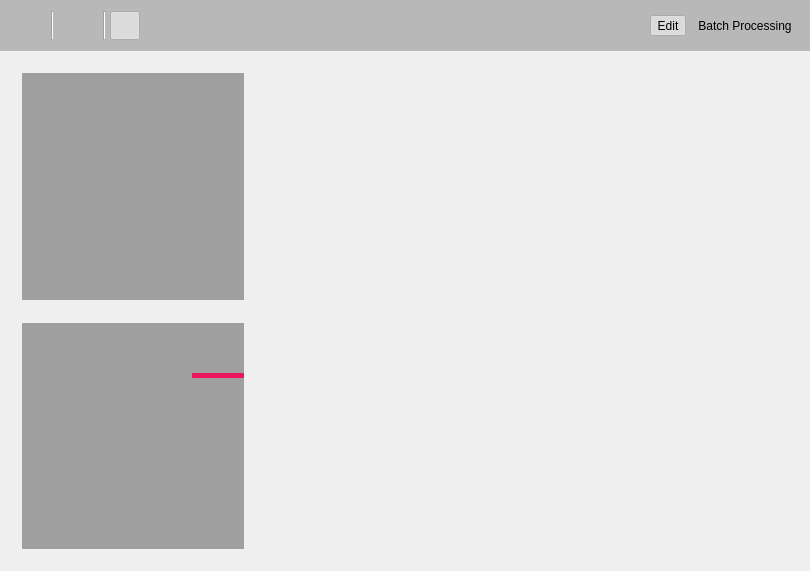
<?xml version="1.0" encoding="UTF-8"?>
<ui version="4.0">
 <class>MainWindow</class>
 <widget class="QWidget" name="MainWindow">
  <property name="geometry">
   <rect>
    <x>0</x>
    <y>0</y>
    <width>810</width>
    <height>571</height>
   </rect>
  </property>
  <property name="minimumSize">
   <size>
    <width>800</width>
    <height>500</height>
   </size>
  </property>
  <property name="styleSheet">
   <string notr="true">#mMainContainerTop
{
	background-color:palette(mid);
}

#mViewEditImagePreviewInput, #mViewEditImagePreviewOutput
{
    background: palette(dark);
}

#mViewEditProgressBarProcessingOutput
{
	border : 0px;
	background-color : #ed1461;
}
#mViewEditProgressBarProcessingOutput::chunk
{
	background-color : #00ffd8;
}
</string>
  </property>
  <layout class="QVBoxLayout" name="verticalLayout" stretch="0">
   <property name="spacing">
    <number>0</number>
   </property>
   <property name="leftMargin">
    <number>0</number>
   </property>
   <property name="topMargin">
    <number>0</number>
   </property>
   <property name="rightMargin">
    <number>0</number>
   </property>
   <property name="bottomMargin">
    <number>0</number>
   </property>
   <item>
    <widget class="QWidget" name="mMainContainer" native="true">
     <layout class="QVBoxLayout" name="verticalLayout_4" stretch="0,1">
      <property name="spacing">
       <number>0</number>
      </property>
      <property name="leftMargin">
       <number>0</number>
      </property>
      <property name="topMargin">
       <number>0</number>
      </property>
      <property name="rightMargin">
       <number>0</number>
      </property>
      <property name="bottomMargin">
       <number>0</number>
      </property>
      <item>
       <widget class="QWidget" name="mMainContainerTop" native="true">
        <layout class="QHBoxLayout" name="mMainLayoutTop" stretch="0,1,0">
         <property name="spacing">
          <number>0</number>
         </property>
         <property name="leftMargin">
          <number>1</number>
         </property>
         <property name="topMargin">
          <number>1</number>
         </property>
         <property name="rightMargin">
          <number>1</number>
         </property>
         <property name="bottomMargin">
          <number>1</number>
         </property>
         <item>
          <widget class="QStackedWidget" name="mMainContainerToolbars">
           <property name="currentIndex">
            <number>0</number>
           </property>
           <widget class="QWidget" name="mToolbarEdit">
            <layout class="QHBoxLayout" name="horizontalLayout_3">
             <property name="spacing">
              <number>5</number>
             </property>
             <property name="leftMargin">
              <number>10</number>
             </property>
             <property name="topMargin">
              <number>10</number>
             </property>
             <property name="rightMargin">
              <number>0</number>
             </property>
             <property name="bottomMargin">
              <number>10</number>
             </property>
             <item>
              <widget class="anitools::widgets::ToolButtonEx" name="mToolbarEditButtonLoadImage" native="true">
               <property name="toolTip">
                <string>Load image.</string>
               </property>
              </widget>
             </item>
             <item>
              <widget class="QToolButton" name="mToolbarEditButtonSaveImage">
               <property name="toolTip">
                <string>Save image.</string>
               </property>
               <property name="icon">
                <iconset resource="imagebatchprocessor.qrc">
                 <normaloff>:/imagebatchprocessor/icons/saveImage</normaloff>
                 <disabledoff>:/imagebatchprocessor/icons/saveImageDisabled</disabledoff>:/imagebatchprocessor/icons/saveImage</iconset>
               </property>
               <property name="iconSize">
                <size>
                 <width>22</width>
                 <height>22</height>
                </size>
               </property>
               <property name="toolButtonStyle">
                <enum>Qt::ToolButtonIconOnly</enum>
               </property>
               <property name="autoRaise">
                <bool>true</bool>
               </property>
              </widget>
             </item>
             <item>
              <widget class="Line" name="mToolbarEditSeparator01">
               <property name="minimumSize">
                <size>
                 <width>2</width>
                 <height>0</height>
                </size>
               </property>
               <property name="maximumSize">
                <size>
                 <width>2</width>
                 <height>16777215</height>
                </size>
               </property>
               <property name="orientation">
                <enum>Qt::Vertical</enum>
               </property>
              </widget>
             </item>
             <item>
              <widget class="anitools::widgets::ToolButtonEx" name="mToolbarEditButtonAddFilter" native="true">
               <property name="toolTip">
                <string>Add image filter.</string>
               </property>
              </widget>
             </item>
             <item>
              <widget class="anitools::widgets::ToolButtonEx" name="mToolbarEditButtonLoadFilters" native="true">
               <property name="toolTip">
                <string>Load image filter list.</string>
               </property>
              </widget>
             </item>
             <item>
              <widget class="QToolButton" name="mToolbarEditButtonSaveFilters">
               <property name="toolTip">
                <string>Save image filter list.</string>
               </property>
               <property name="icon">
                <iconset resource="imagebatchprocessor.qrc">
                 <normaloff>:/imagebatchprocessor/icons/saveImageFilters</normaloff>
                 <disabledoff>:/imagebatchprocessor/icons/saveImageFiltersDisabled</disabledoff>:/imagebatchprocessor/icons/saveImageFilters</iconset>
               </property>
               <property name="iconSize">
                <size>
                 <width>22</width>
                 <height>22</height>
                </size>
               </property>
               <property name="toolButtonStyle">
                <enum>Qt::ToolButtonIconOnly</enum>
               </property>
               <property name="autoRaise">
                <bool>true</bool>
               </property>
              </widget>
             </item>
             <item>
              <widget class="Line" name="mToolbarEditSeparator02">
               <property name="minimumSize">
                <size>
                 <width>2</width>
                 <height>0</height>
                </size>
               </property>
               <property name="maximumSize">
                <size>
                 <width>2</width>
                 <height>16777215</height>
                </size>
               </property>
               <property name="orientation">
                <enum>Qt::Vertical</enum>
               </property>
              </widget>
             </item>
             <item>
              <widget class="QToolButton" name="mToolbarEditButtonVSplitter">
               <property name="toolTip">
                <string>Lay out preview vertically.</string>
               </property>
               <property name="icon">
                <iconset resource="imagebatchprocessor.qrc">
                 <normaloff>:/imagebatchprocessor/icons/vSplitter</normaloff>:/imagebatchprocessor/icons/vSplitter</iconset>
               </property>
               <property name="iconSize">
                <size>
                 <width>22</width>
                 <height>22</height>
                </size>
               </property>
               <property name="checkable">
                <bool>true</bool>
               </property>
               <property name="checked">
                <bool>true</bool>
               </property>
               <property name="toolButtonStyle">
                <enum>Qt::ToolButtonIconOnly</enum>
               </property>
               <property name="autoRaise">
                <bool>true</bool>
               </property>
               <attribute name="buttonGroup">
                <string notr="true">mButtonGroupToolbarEditSplitter</string>
               </attribute>
              </widget>
             </item>
             <item>
              <widget class="QToolButton" name="mToolbarEditButtonHSplitter">
               <property name="toolTip">
                <string>Lay out preview horizontally.</string>
               </property>
               <property name="icon">
                <iconset resource="imagebatchprocessor.qrc">
                 <normaloff>:/imagebatchprocessor/icons/hSplitter</normaloff>:/imagebatchprocessor/icons/hSplitter</iconset>
               </property>
               <property name="iconSize">
                <size>
                 <width>22</width>
                 <height>22</height>
                </size>
               </property>
               <property name="checkable">
                <bool>true</bool>
               </property>
               <property name="toolButtonStyle">
                <enum>Qt::ToolButtonIconOnly</enum>
               </property>
               <property name="autoRaise">
                <bool>true</bool>
               </property>
               <attribute name="buttonGroup">
                <string notr="true">mButtonGroupToolbarEditSplitter</string>
               </attribute>
              </widget>
             </item>
            </layout>
           </widget>
           <widget class="QWidget" name="mToolbarBatch">
            <layout class="QHBoxLayout" name="horizontalLayout_4">
             <property name="spacing">
              <number>5</number>
             </property>
             <property name="leftMargin">
              <number>10</number>
             </property>
             <property name="topMargin">
              <number>10</number>
             </property>
             <property name="rightMargin">
              <number>0</number>
             </property>
             <property name="bottomMargin">
              <number>10</number>
             </property>
             <item>
              <widget class="QPushButton" name="pushButton">
               <property name="text">
                <string>PushButton</string>
               </property>
              </widget>
             </item>
            </layout>
           </widget>
          </widget>
         </item>
         <item>
          <widget class="QWidget" name="mToolbarMoveHandle" native="true"/>
         </item>
         <item>
          <widget class="QWidget" name="mMainContainerChangeSection" native="true">
           <layout class="QHBoxLayout" name="horizontalLayout_2">
            <property name="spacing">
             <number>5</number>
            </property>
            <property name="leftMargin">
             <number>0</number>
            </property>
            <property name="topMargin">
             <number>10</number>
            </property>
            <property name="rightMargin">
             <number>10</number>
            </property>
            <property name="bottomMargin">
             <number>10</number>
            </property>
            <item>
             <widget class="QToolButton" name="mMainButtonEdit">
              <property name="toolTip">
               <string>Switch to edit view.</string>
              </property>
              <property name="text">
               <string>Edit</string>
              </property>
              <property name="icon">
               <iconset resource="imagebatchprocessor.qrc">
                <normaloff>:/imagebatchprocessor/icons/edit</normaloff>:/imagebatchprocessor/icons/edit</iconset>
              </property>
              <property name="iconSize">
               <size>
                <width>22</width>
                <height>22</height>
               </size>
              </property>
              <property name="checkable">
               <bool>true</bool>
              </property>
              <property name="checked">
               <bool>true</bool>
              </property>
              <property name="toolButtonStyle">
               <enum>Qt::ToolButtonTextBesideIcon</enum>
              </property>
              <property name="autoRaise">
               <bool>true</bool>
              </property>
              <attribute name="buttonGroup">
               <string notr="true">mButtonGroupMainChangeSection</string>
              </attribute>
             </widget>
            </item>
            <item>
             <widget class="QToolButton" name="mMainButtonBatch">
              <property name="toolTip">
               <string>Switch to batch processing view.</string>
              </property>
              <property name="text">
               <string>Batch Processing</string>
              </property>
              <property name="icon">
               <iconset resource="imagebatchprocessor.qrc">
                <normaloff>:/imagebatchprocessor/icons/batchProcessing</normaloff>:/imagebatchprocessor/icons/batchProcessing</iconset>
              </property>
              <property name="iconSize">
               <size>
                <width>22</width>
                <height>22</height>
               </size>
              </property>
              <property name="checkable">
               <bool>true</bool>
              </property>
              <property name="toolButtonStyle">
               <enum>Qt::ToolButtonTextBesideIcon</enum>
              </property>
              <property name="autoRaise">
               <bool>true</bool>
              </property>
              <attribute name="buttonGroup">
               <string notr="true">mButtonGroupMainChangeSection</string>
              </attribute>
             </widget>
            </item>
           </layout>
          </widget>
         </item>
        </layout>
       </widget>
      </item>
      <item>
       <widget class="QStackedWidget" name="mMainContainerViews">
        <property name="currentIndex">
         <number>0</number>
        </property>
        <widget class="QWidget" name="mViewEdit">
         <layout class="QVBoxLayout" name="verticalLayout_5">
          <property name="spacing">
           <number>0</number>
          </property>
          <property name="leftMargin">
           <number>0</number>
          </property>
          <property name="topMargin">
           <number>0</number>
          </property>
          <property name="rightMargin">
           <number>0</number>
          </property>
          <property name="bottomMargin">
           <number>0</number>
          </property>
          <item>
           <widget class="QSplitter" name="mViewEditSplitterMain">
            <property name="orientation">
             <enum>Qt::Horizontal</enum>
            </property>
            <property name="handleWidth">
             <number>1</number>
            </property>
            <property name="childrenCollapsible">
             <bool>false</bool>
            </property>
            <widget class="QWidget" name="verticalLayoutWidget_3">
             <layout class="QVBoxLayout" name="mViewEditLayoutPreview">
              <property name="spacing">
               <number>0</number>
              </property>
              <item>
               <widget class="QSplitter" name="mViewEditSplitterPreview">
                <property name="sizePolicy">
                 <sizepolicy hsizetype="Preferred" vsizetype="Preferred">
                  <horstretch>0</horstretch>
                  <verstretch>0</verstretch>
                 </sizepolicy>
                </property>
                <property name="orientation">
                 <enum>Qt::Vertical</enum>
                </property>
                <property name="handleWidth">
                 <number>1</number>
                </property>
                <property name="childrenCollapsible">
                 <bool>false</bool>
                </property>
                <widget class="QWidget" name="verticalLayoutWidget">
                 <layout class="QVBoxLayout" name="verticalLayout_2" stretch="1">
                  <property name="spacing">
                   <number>5</number>
                  </property>
                  <item>
                   <widget class="anitools::widgets::ImageViewer" name="mViewEditImagePreviewInput" native="true">
                    <widget class="QWidget" name="mViewEditContainerInputZoom" native="true">
                     <property name="geometry">
                      <rect>
                       <x>400</x>
                       <y>210</y>
                       <width>181</width>
                       <height>21</height>
                      </rect>
                     </property>
                     <layout class="QHBoxLayout" name="horizontalLayout">
                      <property name="spacing">
                       <number>5</number>
                      </property>
                      <property name="leftMargin">
                       <number>0</number>
                      </property>
                      <property name="topMargin">
                       <number>0</number>
                      </property>
                      <property name="rightMargin">
                       <number>0</number>
                      </property>
                      <property name="bottomMargin">
                       <number>0</number>
                      </property>
                      <item>
                       <widget class="QSlider" name="mViewEditSliderInputZoom">
                        <property name="toolTip">
                         <string>Change the zoom factor of the input image preview.</string>
                        </property>
                        <property name="maximum">
                         <number>13</number>
                        </property>
                        <property name="orientation">
                         <enum>Qt::Horizontal</enum>
                        </property>
                       </widget>
                      </item>
                      <item>
                       <widget class="QComboBox" name="mViewEditComboInputZoom">
                        <property name="toolTip">
                         <string>Change the zoom factor of the input image preview.</string>
                        </property>
                       </widget>
                      </item>
                     </layout>
                    </widget>
                   </widget>
                  </item>
                 </layout>
                </widget>
                <widget class="QWidget" name="verticalLayoutWidget_2">
                 <layout class="QVBoxLayout" name="verticalLayout_3" stretch="1">
                  <property name="spacing">
                   <number>5</number>
                  </property>
                  <item>
                   <widget class="anitools::widgets::ImageViewer" name="mViewEditImagePreviewOutput" native="true">
                    <widget class="QProgressBar" name="mViewEditProgressBarProcessingOutput">
                     <property name="geometry">
                      <rect>
                       <x>170</x>
                       <y>50</y>
                       <width>221</width>
                       <height>5</height>
                      </rect>
                     </property>
                     <property name="minimumSize">
                      <size>
                       <width>0</width>
                       <height>5</height>
                      </size>
                     </property>
                     <property name="maximumSize">
                      <size>
                       <width>16777215</width>
                       <height>5</height>
                      </size>
                     </property>
                     <property name="textVisible">
                      <bool>false</bool>
                     </property>
                    </widget>
                    <widget class="QWidget" name="mViewEditContainerOutputZoom" native="true">
                     <property name="geometry">
                      <rect>
                       <x>400</x>
                       <y>190</y>
                       <width>181</width>
                       <height>21</height>
                      </rect>
                     </property>
                     <layout class="QHBoxLayout" name="horizontalLayout_5">
                      <property name="spacing">
                       <number>5</number>
                      </property>
                      <property name="leftMargin">
                       <number>0</number>
                      </property>
                      <property name="topMargin">
                       <number>0</number>
                      </property>
                      <property name="rightMargin">
                       <number>0</number>
                      </property>
                      <property name="bottomMargin">
                       <number>0</number>
                      </property>
                      <item>
                       <widget class="QSlider" name="mViewEditSliderOutputZoom">
                        <property name="toolTip">
                         <string>Change the zoom factor of the output image preview.</string>
                        </property>
                        <property name="maximum">
                         <number>13</number>
                        </property>
                        <property name="orientation">
                         <enum>Qt::Horizontal</enum>
                        </property>
                       </widget>
                      </item>
                      <item>
                       <widget class="QComboBox" name="mViewEditComboOutputZoom">
                        <property name="toolTip">
                         <string>Change the zoom factor of the output image preview.</string>
                        </property>
                       </widget>
                      </item>
                     </layout>
                    </widget>
                   </widget>
                  </item>
                 </layout>
                </widget>
               </widget>
              </item>
             </layout>
            </widget>
            <widget class="QWidget" name="horizontalLayoutWidget_2">
             <layout class="QHBoxLayout" name="mViewEditLayoutScrollArea" stretch="1">
              <property name="spacing">
               <number>0</number>
              </property>
              <item>
               <widget class="QScrollArea" name="mViewEditWidgetListScrollArea">
                <property name="frameShape">
                 <enum>QFrame::NoFrame</enum>
                </property>
                <property name="horizontalScrollBarPolicy">
                 <enum>Qt::ScrollBarAlwaysOff</enum>
                </property>
                <property name="widgetResizable">
                 <bool>true</bool>
                </property>
                <widget class="anitools::widgets::WidgetList" name="mViewEditWidgetList">
                 <property name="geometry">
                  <rect>
                   <x>0</x>
                   <y>0</y>
                   <width>764</width>
                   <height>519</height>
                  </rect>
                 </property>
                </widget>
               </widget>
              </item>
             </layout>
            </widget>
           </widget>
          </item>
         </layout>
        </widget>
        <widget class="QWidget" name="mViewBatch"/>
       </widget>
      </item>
     </layout>
     <zorder>mMainContainerViews</zorder>
     <zorder>mMainContainerTop</zorder>
    </widget>
   </item>
  </layout>
 </widget>
 <layoutdefault spacing="6" margin="11"/>
 <customwidgets>
  <customwidget>
   <class>anitools::widgets::WidgetList</class>
   <extends>QWidget</extends>
   <header>widgetlist.h</header>
   <container>1</container>
  </customwidget>
  <customwidget>
   <class>anitools::widgets::ToolButtonEx</class>
   <extends>QWidget</extends>
   <header>toolbuttonex.h</header>
   <container>1</container>
  </customwidget>
  <customwidget>
   <class>anitools::widgets::ImageViewer</class>
   <extends>QWidget</extends>
   <header>imageviewer.h</header>
   <container>1</container>
  </customwidget>
 </customwidgets>
 <resources>
  <include location="imagebatchprocessor.qrc"/>
 </resources>
 <connections/>
 <buttongroups>
  <buttongroup name="mButtonGroupMainChangeSection"/>
  <buttongroup name="mButtonGroupToolbarEditSplitter"/>
 </buttongroups>
</ui>
